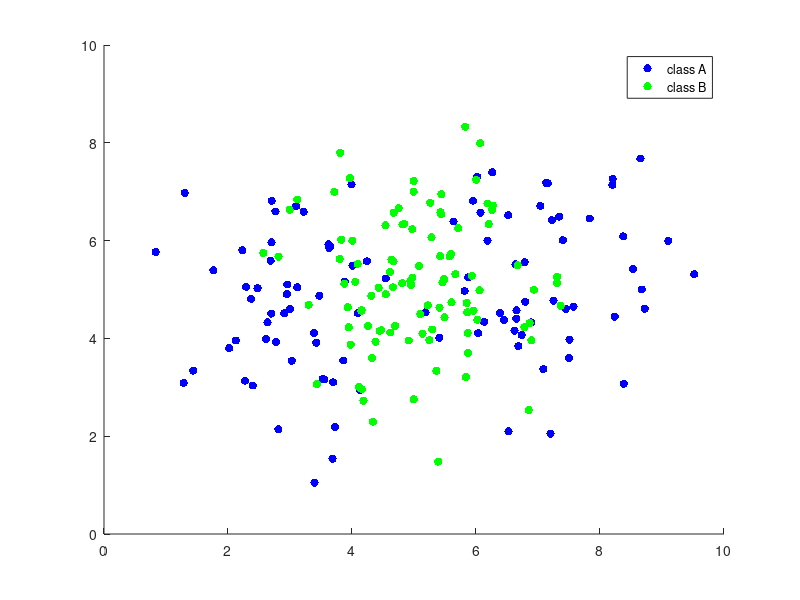

Recreate this plot in MATLAB. (Note: this script raises an error after producing the figure.)
%loading the data
a = load('data_lvq_A(1).mat');
b = load('data_lvq_B(1).mat');
id = "S4151968";
matA = a.matA;
matB = b.matB;
data = matA+matB;
figure(1);
hold on;
scatter(matA(:,1),matA(:,2),'b', 'filled');
scatter(matB(:,1),matB(:,2),'g', 'filled');
legend('class A','class B');
title('Scatter Plot of Data ['+id+']');
% -------------------------------

array1 = zeros(length(matA));
array2 = ones(length(matB));
A = [matA array1];
B = [matB array2];
training_data = [A;B];

rng(100);
training_data = training_data(randperm(length(training_data)),:);

%prototypes for 1-1,1-2,2-1,2-2
prototypes_arr1 = [A(randi(length(A)), :)];
prototypes_arr1 = [prototypes_arr1 ; B(randi(length(B)), :)];
prototypes_arr2 = [A(randi(length(A)), :)];
prototypes_arr2 = [prototypes_arr2 ; B(randi(length(B)), :); B(randi(length(B)), :)];
prototypes_arr3 = [A(randi(length(A)), :); A(randi(length(A)),:)]; 
prototypes_arr3 = [prototypes_arr3 ; B(randi(length(B)), :)];
prototypes_arr4 = [A(randi(length(A)), :); A(randi(length(A)),:)]; 
prototypes_arr4 = [prototypes_arr4 ; B(randi(length(B)), :); B(randi(length(B)), :)];


dispgraph(prototypes_arr1,'1-1',training_data,1);
dispgraph(prototypes_arr2,'1-2',training_data,2);
dispgraph(prototypes_arr3,'2-1',training_data,3);
dispgraph(prototypes_arr4,'2-2',training_data,4);

function dispgraph(prototypes_arr, plot_name, training_data, plot_no)
epochs =25;
learning_rate = 0.01;
id = "S4035593";
wstar_arr = prototypes_arr(:,1:2);
wstar_labels = prototypes_arr(:,3);
error =[];
col =[];

for i=1:epochs
    misclassified = 0;
    for j=1:length(training_data)
        distance =[];
        x = training_data(j,1:2);
        y = training_data(j,3);
        distance = pdist2(x,wstar_arr(:,1:2), 'squaredeuclidean');
        [m,index] = min(distance);
        wstar =wstar_arr(index,:);
        wstar_label = wstar_labels(index);
        wstar_arr(index,:)=wstar + learning_rate *Psi_function(wstar_label,y) *(x-wstar);
        if(Psi_function(wstar_label,y) == -1)
            misclassified = misclassified + 1;
        end
    end
    error = [error; misclassified/length(training_data)];
end
%Displaying the error curve for each prototypes
figure(2);
subplot(2,2,plot_no);
plot(1:epochs,error);
title(strcat('Error curve '+"["+id+"]"',plot_name));
xlabel('Epochs');
ylabel('Error');

for j = 1:length(training_data)
    distances =[];
    x = training_data(j,1:2);
    y = training_data(j,3);
    distances = pdist2(x,wstar_arr(:,1:2), 'squaredeuclidean');
    [m index] = min(distances);
    if(wstar_labels(index)==0)
        col = [col; [0,1,0]];
    else
        col = [col;[0,0,1]];
    end
end
%Scatter curve for each prototypes
 figure(3)
 subplot(2,2,plot_no);
 gscatter(training_data(:,1), training_data(:,2),col);
 hold on;
 for p=1:size(wstar_arr,1)
    plot(wstar_arr(p,1), wstar_arr(p,2), "*",'MarkerSize',16);
    hold on
end
 title(strcat('Scatter Curve '+"["+id+"]"', plot_name));
 legend("Dataset B","Dataset A","Prototype-C1-A", "Prototype-C1-B", "Prototype-C2-A", "Prototype-C2-B");
end


function sign = Psi_function(y_pred, y_true)
if y_pred == y_true
    sign = 1;
else
    sign = -1;
end
end
